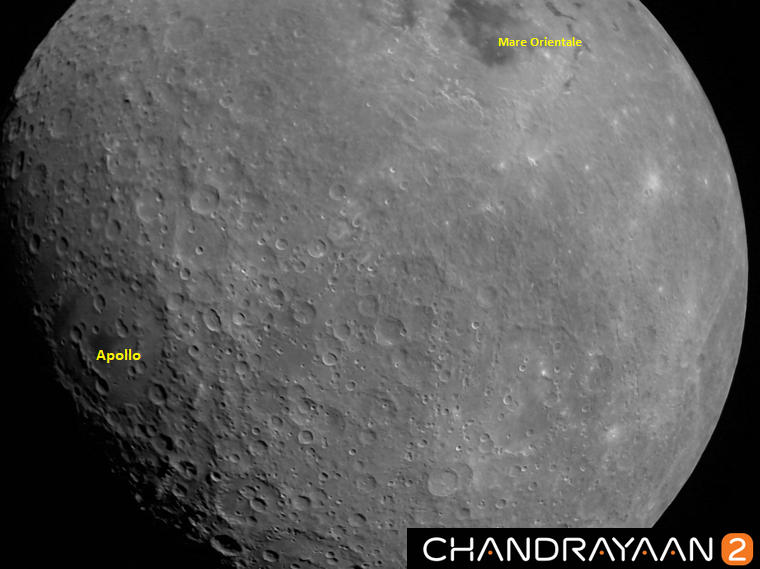
#> input picture Assignment_2/Code/Chandrayaan2 - Q3a-inputimage.png, 760 x 569 px
$ jupyter execute Q3_c.ipynb
#> lines starting #> are read from the running program, lines starting #| are printed output that depends on the picture
[cell 1]
import numpy as np
import matplotlib.pyplot as plt
import cv2
from collections import Counter
import copy

[cell 2]
def plotImage(image):
    plt.imshow(image,cmap='gray',vmin=0,vmax=255)
    plt.show()

[cell 3]
img = cv2.imread('Chandrayaan2 - Q3a-inputimage.png',0)
#> img: shape (569, 760); min 0, max 255, mean 92.8
original_img=copy.deepcopy(img)

plotImage(img)
img.shape
#> Out = (569, 760)

### padding

[cell 4]
temp=img[:,0]
#> temp = 569 values, max 19 at index 182, min 0 at index 124, mean 1.84
for i in range(3):
    img=np.insert(img, 0, temp, axis=1)
#> this loop made 3 passes
#> pass 3, `img=np.insert(img, 0, temp, axis=1)`:
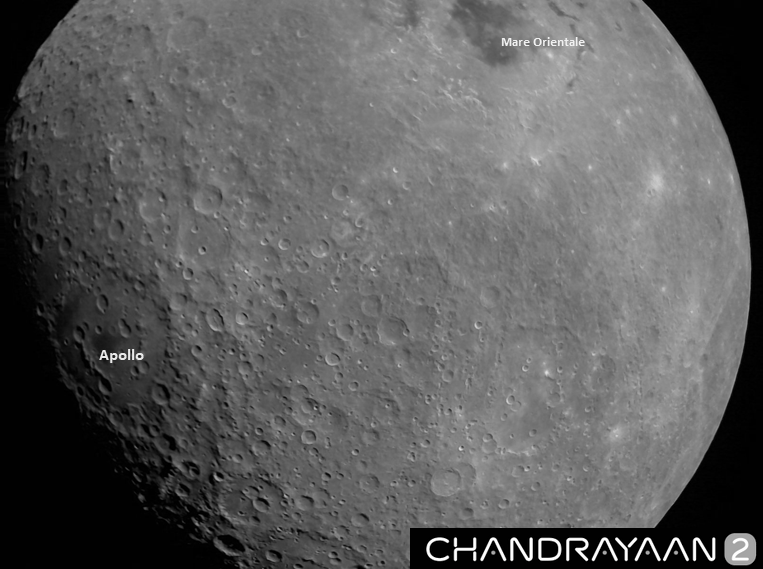
#> img: shape (569, 763); min 0, max 255, mean 92.4

temp=img[:,762]
#> temp = 569 values, max 4 at index 279, min 0 at index 158, mean 1.3
for i in range(3):
    img=np.insert(img, -1, temp, axis=1)
#> this loop made 3 passes
#> pass 3, `img=np.insert(img, -1, temp, axis=1)`:
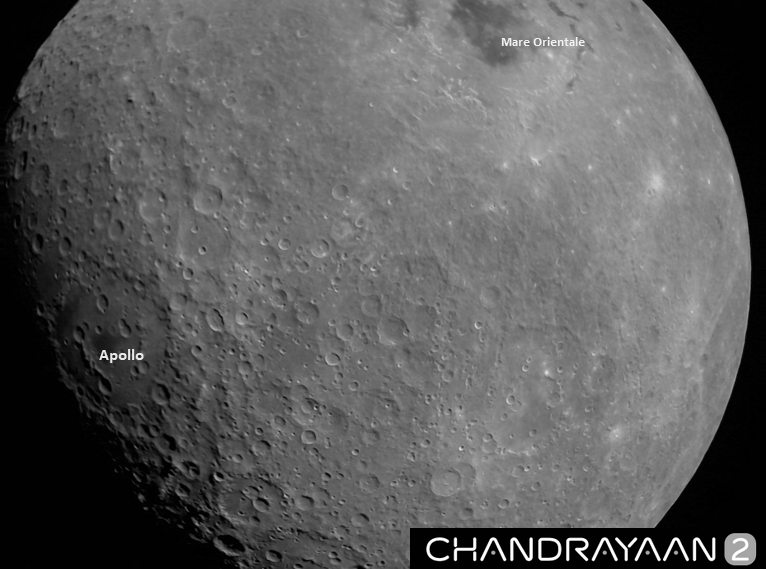
#> img: shape (569, 766); min 0, max 255, mean 92.1

temp=img[:1,:]
for i in range(3):
    img=np.insert(img, 0, temp, axis=0)

temp=img[-1:,:]
for i in range(3):
    img=np.insert(img, -1, temp, axis=0)
#> this loop made 3 passes
#> pass 3, `img=np.insert(img, -1, temp, axis=0)`:
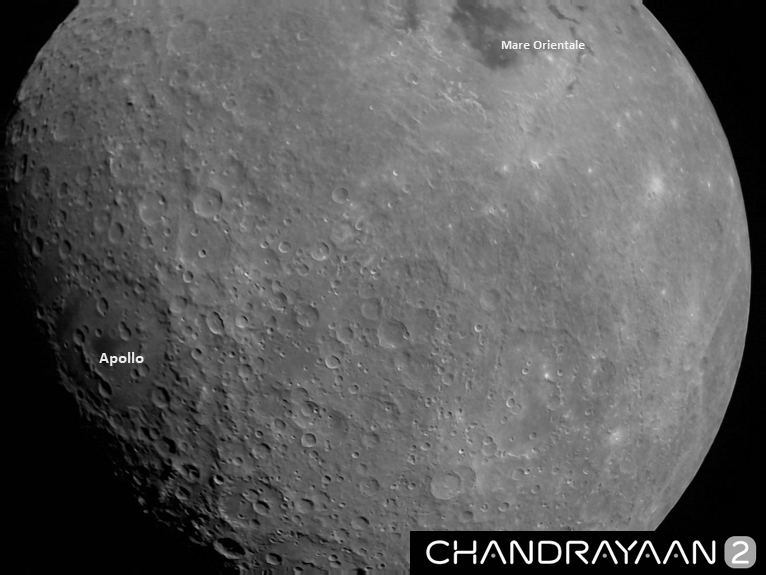
#> img: shape (575, 766); min 0, max 255, mean 91.7

plotImage(img)
img.shape
#> Out = (575, 766)

### Convolution with filter

[cell 5]
kernel=np.ones((7,7),dtype=int) # filter
kernel=kernel * -1
kernel[3][3]=97
kernel

[cell 6]
convoluted_img=[]
for i in range(3,img.shape[0]-3):
    for j in range(3,img.shape[1]-3):
        subMat=img[i-3:i+4,j-3:j+4]
        convValue=(np.sum(subMat*kernel))/49
        convoluted_img.append(convValue)
#> after the loop, convoluted_img = 432440 items
convoluted_img=np.asarray(convoluted_img).reshape(569,760)
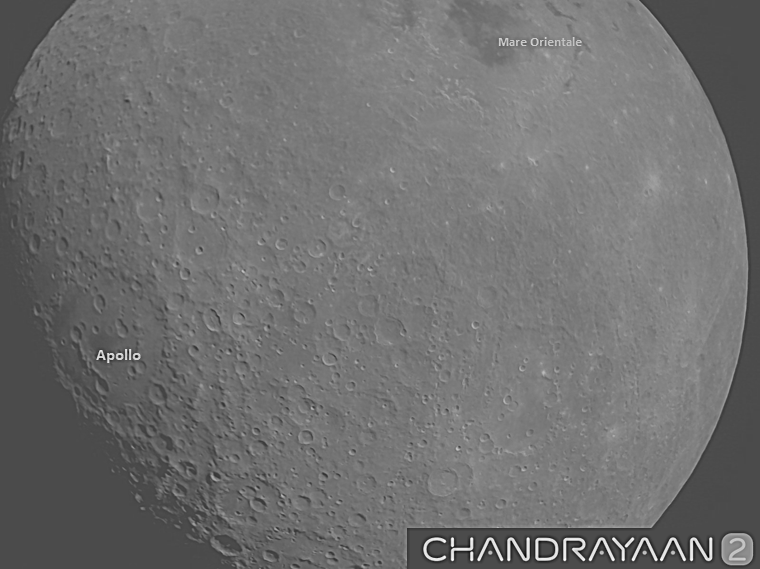
#> convoluted_img: shape (569, 760) float64; min -184.6, max 442.8, mean 92.8; drawn with min black and max white

plotImage(convoluted_img)

[cell 7]
output_img= cv2.imread('output.jpg',0)
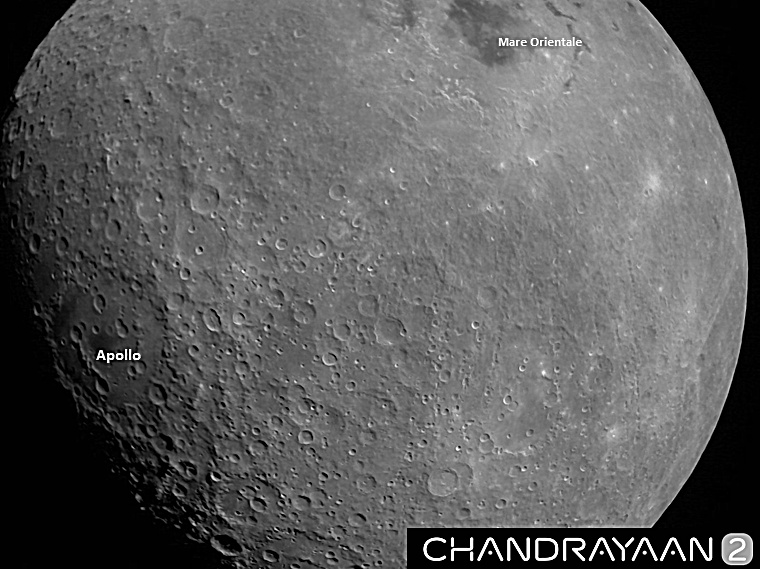
#> input picture Assignment_2/Code/output.jpg, 760 x 569 px
#> output_img is the input picture: shape (569, 760); min 0, max 255, mean 93.1

[cell 8]
diff=output_img-convoluted_img
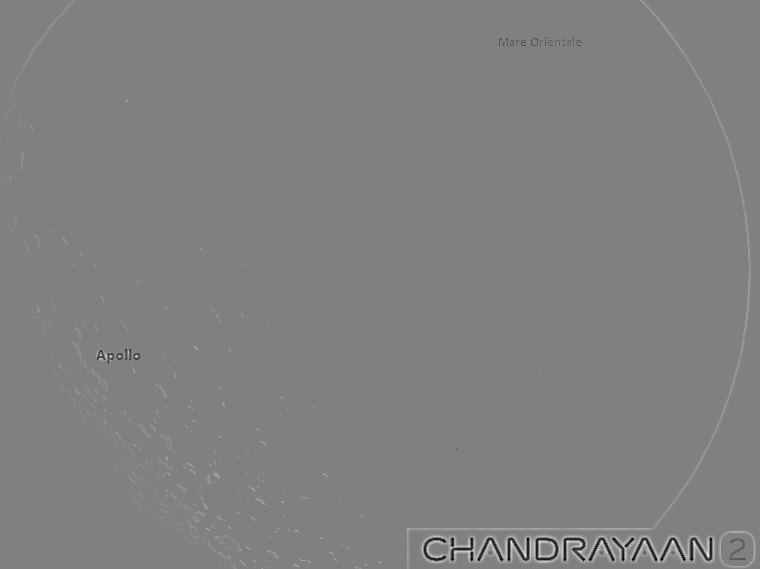
#> diff: shape (569, 760) float64; min -187.8, max 184.6, mean 0.3; drawn with min black and max white
